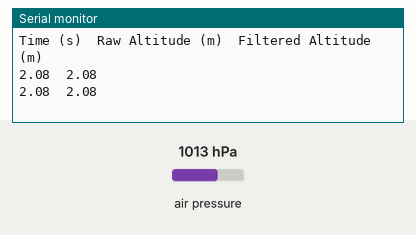
A sketch run on a simulated Arduino Uno, built with avr-gcc and run on an emulated ATmega328P. Parts: the last lines printed to the serial monitor. The test bench sets the inputs (shaded band); at power-on: air pressure 1013 hPa.

Above: at 1.2 s.
1.3 s: air pressure set to 952 hPa
At 2.6 s:
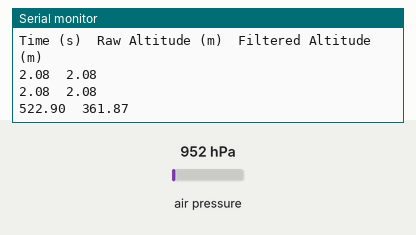
2.8 s: air pressure set to 975 hPa
At 3.8 s:
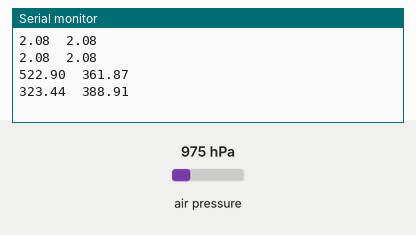
Timing chart, 0 to 5.8 s (numbered marks = the images above; inputs shaded):
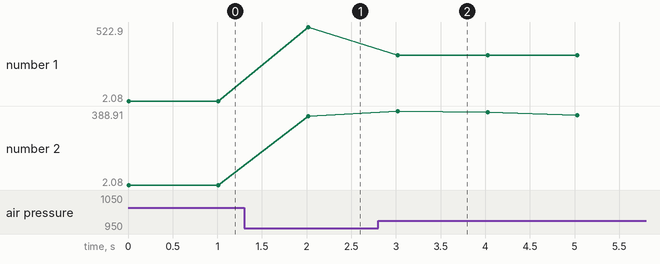

Measured:
- after the input at 1.3 s, the serial monitor: prints a new line after 0.72 s (image 1)
- after the input at 2.8 s, the serial monitor: prints a new line after 0.22 s (image 2)
- plotted number 1: 2.08 → 522.9 after the input at 1.3 s, 522.9 → 323.44 after the input at 2.8 s
- plotted number 2: 2.08 → 361.87 after the input at 1.3 s, 361.87 → 323.74 after the input at 2.8 s

The sketch:

EKF.ino
```cpp
#include <Wire.h>
#include <Adafruit_Sensor.h>
#include <Adafruit_BMP280.h>
#include "EKF.h"

// Create sensor object
Adafruit_BMP280 bmp;

// Create EKF filter object
EKF ekf;

// Variables to hold sensor data
double barometerAltitude;

void setup() {
    Serial.begin(115200);
    Wire.begin();

    // Initialize BMP280
    if (!bmp.begin()) {
        Serial.println("Could not find a valid BMP280 sensor, check wiring!");
        while (1);
    }

    // Print labels for Serial Plotter
    Serial.println("Time (s)\tRaw Altitude (m)\tFiltered Altitude (m)");

    // Initialize EKF filter
    barometerAltitude = bmp.readAltitude(1013.25); // Assuming sea level pressure is 1013.25 hPa
    ekf.begin(barometerAltitude, 0.0); // Initialize EKF with initial altitude
}

void loop() {
    // Read barometer altitude
    barometerAltitude = bmp.readAltitude(1013.25);

    // Update EKF filter
    ekf.update(barometerAltitude, 0.0);

    // Print data for Arduino Serial Plotter
    Serial.print(barometerAltitude);
    Serial.print("\t");
    Serial.println(ekf.current_state[0]); // Print filtered altitude

    delay(1000); // Delay for readability
}
```

EKF.cpp
```cpp
#include "EKF.h"

EKF::EKF() {
    init();
}

void EKF::init() {
    Q[0][0] = 0.8; Q[0][1] = 0; Q[0][2] = 0;
    Q[1][0] = 0; Q[1][1] = 0.4; Q[1][2] = 0;
    Q[2][0] = 0; Q[2][1] = 0; Q[2][2] = 0.2;

    R[0][0] = 3; R[0][1] = 0;
    R[1][0] = 0; R[1][1] = 0.1;

    H[0][0] = 1; H[0][1] = 0; H[0][2] = 0;
    H[1][0] = 0; H[1][1] = 0; H[1][2] = 1;

    current_p_cov[0][0] = 3; current_p_cov[0][1] = 0; current_p_cov[0][2] = 0;
    current_p_cov[1][0] = 0; current_p_cov[1][1] = 2; current_p_cov[1][2] = 0;
    current_p_cov[2][0] = 0; current_p_cov[2][1] = 0; current_p_cov[2][2] = 1;
}

void EKF::begin(double initialBarometerAltitude, double initialAccelZ) {
    old_time = millis();
    current_state[0] = initialBarometerAltitude; // Altitude
    current_state[1] = 0; // Velocity
    current_state[2] = initialAccelZ; // Acceleration
}

void EKF::update(double barometerAltitude, double accelZ) {
    curr_time = millis();
    dt = ((double)(curr_time - old_time) / 1000);
    old_time = curr_time;

    A[0][0] = 1; A[0][1] = dt; A[0][2] = dt * dt / 2;
    A[1][0] = 0; A[1][1] = 1; A[1][2] = dt;
    A[2][0] = 0; A[2][1] = 0; A[2][2] = 1;

    measurement[0] = barometerAltitude;
    measurement[1] = accelZ;

    predict_state();
    predict_p_cov();
    update_gain();
    adjust_state();
    adjust_p_cov();

    memcpy(current_state, adjusted_state, sizeof(adjusted_state));
    memcpy(current_p_cov, adjusted_p_cov, sizeof(adjusted_p_cov));
}

void EKF::predict_state() {
    predicted_state[0] = (A[0][0] * current_state[0]) + (A[0][1] * current_state[1]) + (A[0][2] * current_state[2]);
    predicted_state[1] = (A[1][0] * current_state[0]) + (A[1][1] * current_state[1]) + (A[1][2] * current_state[2]);
    predicted_state[2] = (A[2][0] * current_state[0]) + (A[2][1] * current_state[1]) + (A[2][2] * current_state[2]);
}

void EKF::predict_p_cov() {
    double B[3][3];
    B[0][0] = (current_p_cov[0][0] * A[0][0]) + (current_p_cov[0][1] * A[0][1]) + (current_p_cov[0][2] * A[0][2]);
    B[0][1] = (current_p_cov[0][0] * A[1][0]) + (current_p_cov[0][1] * A[1][1]) + (current_p_cov[0][2] * A[1][2]);
    B[0][2] = (current_p_cov[0][0] * A[2][0]) + (current_p_cov[0][1] * A[2][1]) + (current_p_cov[0][2] * A[2][2]);
    B[1][0] = (current_p_cov[1][0] * A[0][0]) + (current_p_cov[1][1] * A[0][1]) + (current_p_cov[1][2] * A[0][2]);
    B[1][1] = (current_p_cov[1][0] * A[1][0]) + (current_p_cov[1][1] * A[1][1]) + (current_p_cov[1][2] * A[1][2]);
    B[1][2] = (current_p_cov[1][0] * A[2][0]) + (current_p_cov[1][1] * A[2][1]) + (current_p_cov[1][2] * A[2][2]);
    B[2][0] = (current_p_cov[2][0] * A[0][0]) + (current_p_cov[2][1] * A[0][1]) + (current_p_cov[2][2] * A[0][2]);
    B[2][1] = (current_p_cov[2][0] * A[1][0]) + (current_p_cov[2][1] * A[1][1]) + (current_p_cov[2][2] * A[1][2]);
    B[2][2] = (current_p_cov[2][0] * A[2][0]) + (current_p_cov[2][1] * A[2][1]) + (current_p_cov[2][2] * A[2][2]);

    predicted_p_cov[0][0] = (A[0][0] * B[0][0]) + (A[0][1] * B[1][0]) + (A[0][2] * B[2][0]) + Q[0][0];
    predicted_p_cov[0][1] = (A[0][0] * B[0][1]) + (A[0][1] * B[1][1]) + (A[0][2] * B[2][1]) + Q[0][1];
    predicted_p_cov[0][2] = (A[0][0] * B[0][2]) + (A[0][1] * B[1][2]) + (A[0][2] * B[2][2]) + Q[0][2];
    predicted_p_cov[1][0] = (A[1][0] * B[0][0]) + (A[1][1] * B[1][0]) + (A[1][2] * B[2][0]) + Q[1][0];
    predicted_p_cov[1][1] = (A[1][0] * B[0][1]) + (A[1][1] * B[1][1]) + (A[1][2] * B[2][1]) + Q[1][1];
    predicted_p_cov[1][2] = (A[1][0] * B[0][2]) + (A[1][1] * B[1][2]) + (A[1][2] * B[2][2]) + Q[1][2];
    predicted_p_cov[2][0] = (A[2][0] * B[0][0]) + (A[2][1] * B[1][0]) + (A[2][2] * B[2][0]) + Q[2][0];
    predicted_p_cov[2][1] = (A[2][0] * B[0][1]) + (A[2][1] * B[1][1]) + (A[2][2] * B[2][1]) + Q[2][1];
    predicted_p_cov[2][2] = (A[2][0] * B[0][2]) + (A[2][1] * B[1][2]) + (A[2][2] * B[2][2]) + Q[2][2];
}

void EKF::update_gain() {
    double B[3][2], C[2][2], D[2][2];

    // pH'
    B[0][0] = (predicted_p_cov[0][0] * H[0][0]) + (predicted_p_cov[0][1] * H[0][1]) + (predicted_p_cov[0][2] * H[0][2]);
    B[0][1] = (predicted_p_cov[0][0] * H[1][0]) + (predicted_p_cov[0][1] * H[1][1]) + (predicted_p_cov[0][2] * H[1][2]);

    B[1][0] = (predicted_p_cov[1][0] * H[0][0]) + (predicted_p_cov[1][1] * H[0][1]) + (predicted_p_cov[1][2] * H[0][2]);
    B[1][1] = (predicted_p_cov[1][0] * H[1][0]) + (predicted_p_cov[1][1] * H[1][1]) + (predicted_p_cov[1][2] * H[1][2]);

    B[2][0] = (predicted_p_cov[2][0] * H[0][0]) + (predicted_p_cov[2][1] * H[0][1]) + (predicted_p_cov[2][2] * H[0][2]);
    B[2][1] = (predicted_p_cov[2][0] * H[1][0]) + (predicted_p_cov[2][1] * H[1][1]) + (predicted_p_cov[2][2] * H[1][2]);

    // H(pH') + R
    C[0][0] = (H[0][0] * B[0][0]) + (H[0][1] * B[1][0]) + (H[0][2] * B[2][0]) + R[0][0];
    C[0][1] = (H[0][0] * B[0][1]) + (H[0][1] * B[1][1]) + (H[0][2] * B[2][1]) + R[0][1];
    C[1][0] = (H[1][0] * B[0][0]) + (H[1][1] * B[1][0]) + (H[1][2] * B[2][0]) + R[1][0];
    C[1][1] = (H[1][0] * B[0][1]) + (H[1][1] * B[1][1]) + (H[1][2] * B[2][1]) + R[1][1];

    // (HpH' + R)^-1
    double det = (C[0][0] * C[1][1]) - (C[0][1] * C[1][0]);
    D[0][0] = C[1][1] / det;
    D[0][1] = -1 * C[0][1] / det;
    D[1][0] = -1 * C[1][0] / det;
    D[1][1] = C[0][0] / det;

    // pH' * (HpH' =)
    EKF_gain[0][0] = (B[0][0] * D[0][0]) + (B[0][1] * D[1][0]);
    EKF_gain[0][1] = (B[0][0] * D[0][1]) + (B[0][1] * D[1][1]);

    EKF_gain[1][0] = (B[1][0] * D[0][0]) + (B[1][1] * D[1][0]);
    EKF_gain[1][1] = (B[1][0] * D[0][1]) + (B[1][1] * D[1][1]);

    EKF_gain[2][0] = (B[2][0] * D[0][0]) + (B[2][1] * D[1][0]);
    EKF_gain[2][1] = (B[2][0] * D[0][1]) + (B[2][1] * D[1][1]);
}

void EKF::adjust_state() {
    double B[2];
    B[0] = measurement[0] - ((H[0][0] * predicted_state[0]) + (H[0][1] * predicted_state[1]) + (H[0][2] * predicted_state[2]));
    B[1] = measurement[1] - ((H[1][0] * predicted_state[0]) + (H[1][1] * predicted_state[1]) + (H[1][2] * predicted_state[2]));

    adjusted_state[0] = predicted_state[0] + (EKF_gain[0][0] * B[0]) + (EKF_gain[0][1] * B[1]);
    adjusted_state[1] = predicted_state[1] + (EKF_gain[1][0] * B[0]) + (EKF_gain[1][1] * B[1]);
    adjusted_state[2] = predicted_state[2] + (EKF_gain[2][0] * B[0]) + (EKF_gain[2][1] * B[1]);
}

void EKF::adjust_p_cov() {
    double B[2][3];
    B[0][0] = (H[0][0] * predicted_p_cov[0][0]) + (H[0][1] * predicted_p_cov[1][0]) + (H[0][2] * predicted_p_cov[2][0]);
    B[0][1] = (H[0][0] * predicted_p_cov[0][1]) + (H[0][1] * predicted_p_cov[1][1]) + (H[0][2] * predicted_p_cov[2][1]);
    B[0][2] = (H[0][0] * predicted_p_cov[0][2]) + (H[0][1] * predicted_p_cov[1][2]) + (H[0][2] * predicted_p_cov[2][2]);

    B[1][0] = (H[1][0] * predicted_p_cov[0][0]) + (H[1][1] * predicted_p_cov[1][0]) + (H[1][2] * predicted_p_cov[2][0]);
    B[1][1] = (H[1][0] * predicted_p_cov[0][1]) + (H[1][1] * predicted_p_cov[1][1]) + (H[1][2] * predicted_p_cov[2][1]);
    B[1][2] = (H[1][0] * predicted_p_cov[0][2]) + (H[1][1] * predicted_p_cov[1][2]) + (H[1][2] * predicted_p_cov[2][2]);

    adjusted_p_cov[0][0] = predicted_p_cov[0][0] - ((EKF_gain[0][0] * B[0][0]) + (EKF_gain[0][1] * B[1][0]));
    adjusted_p_cov[0][1] = predicted_p_cov[0][1] - ((EKF_gain[0][0] * B[0][1]) + (EKF_gain[0][1] * B[1][1]));
    adjusted_p_cov[0][2] = predicted_p_cov[0][2] - ((EKF_gain[0][0] * B[0][2]) + (EKF_gain[0][1] * B[1][2]));

    adjusted_p_cov[1][0] = predicted_p_cov[1][0] - ((EKF_gain[1][0] * B[0][0]) + (EKF_gain[1][1] * B[1][0]));
    adjusted_p_cov[1][1] = predicted_p_cov[1][1] - ((EKF_gain[1][0] * B[0][1]) + (EKF_gain[1][1] * B[1][1]));
    adjusted_p_cov[1][2] = predicted_p_cov[1][2] - ((EKF_gain[1][0] * B[0][2]) + (EKF_gain[1][1] * B[1][2]));

    adjusted_p_cov[2][0] = predicted_p_cov[2][0] - ((EKF_gain[2][0] * B[0][0]) + (EKF_gain[2][1] * B[1][0]));
    adjusted_p_cov[2][1] = predicted_p_cov[2][1] - ((EKF_gain[2][0] * B[0][1]) + (EKF_gain[2][1] * B[1][1]));
    adjusted_p_cov[2][2] = predicted_p_cov[2][2] - ((EKF_gain[2][0] * B[0][2]) + (EKF_gain[2][1] * B[1][2]));
}
```

EKF.h
```cpp
#pragma once
#include <Arduino.h>

class EKF {
private:
    double A[3][3];     // State transition matrix for position
    double Q[3][3];     // Model noise covariance
    double H[2][3];     // Measurement jacobian
    double R[2][2];     // Measurement noise covariance
    double predicted_state[3];
    double adjusted_state[3];
    double current_p_cov[3][3];     // Process covariance
    double predicted_p_cov[3][3];
    double adjusted_p_cov[3][3];
    double EKF_gain[3][2];

    unsigned long old_time;
    unsigned long curr_time;
    double dt;

    // EKF filter functions
    void predict_state();
    void predict_p_cov();
    void update_gain();
    void adjust_p_cov();
    void adjust_state();
    void init();

public:
    double measurement[2];
    double current_state[3];

    EKF();   // Constructor
    void update(double barometerAltitude, double accelZ);   // Main EKF filter caller
    void begin(double initialBarometerAltitude, double initialAccelZ);
};
```
